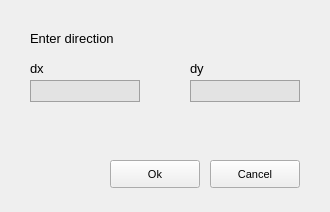
<?xml version="1.0" encoding="UTF-8"?>
<ui version="4.0">
 <class>AddDirectionView</class>
 <widget class="QMainWindow" name="AddDirectionView">
  <property name="geometry">
   <rect>
    <x>0</x>
    <y>0</y>
    <width>330</width>
    <height>212</height>
   </rect>
  </property>
  <property name="windowTitle">
   <string>MainWindow</string>
  </property>
  <widget class="QWidget" name="centralwidget">
   <widget class="QLabel" name="dx_label">
    <property name="geometry">
     <rect>
      <x>30</x>
      <y>60</y>
      <width>55</width>
      <height>16</height>
     </rect>
    </property>
    <property name="font">
     <font>
      <pointsize>10</pointsize>
     </font>
    </property>
    <property name="text">
     <string>dx</string>
    </property>
   </widget>
   <widget class="QLabel" name="enter_directions_label">
    <property name="geometry">
     <rect>
      <x>30</x>
      <y>30</y>
      <width>121</width>
      <height>16</height>
     </rect>
    </property>
    <property name="font">
     <font>
      <pointsize>10</pointsize>
     </font>
    </property>
    <property name="text">
     <string>Enter direction</string>
    </property>
   </widget>
   <widget class="QLabel" name="dy_label">
    <property name="geometry">
     <rect>
      <x>190</x>
      <y>60</y>
      <width>55</width>
      <height>16</height>
     </rect>
    </property>
    <property name="font">
     <font>
      <pointsize>10</pointsize>
     </font>
    </property>
    <property name="text">
     <string>dy</string>
    </property>
   </widget>
   <widget class="QLineEdit" name="dx_input">
    <property name="geometry">
     <rect>
      <x>30</x>
      <y>80</y>
      <width>110</width>
      <height>22</height>
     </rect>
    </property>
    <property name="styleSheet">
     <string notr="true">background-color: #e3e3e3;
border: 1px solid #a0a0a0</string>
    </property>
   </widget>
   <widget class="QLineEdit" name="dy_input">
    <property name="geometry">
     <rect>
      <x>190</x>
      <y>80</y>
      <width>110</width>
      <height>22</height>
     </rect>
    </property>
    <property name="styleSheet">
     <string notr="true">background-color: #e3e3e3;
border: 1px solid #a0a0a0</string>
    </property>
   </widget>
   <widget class="QPushButton" name="ok_button">
    <property name="geometry">
     <rect>
      <x>110</x>
      <y>160</y>
      <width>90</width>
      <height>28</height>
     </rect>
    </property>
    <property name="font">
     <font>
      <pointsize>8</pointsize>
     </font>
    </property>
    <property name="text">
     <string>Ok</string>
    </property>
   </widget>
   <widget class="QPushButton" name="cancel_button">
    <property name="geometry">
     <rect>
      <x>210</x>
      <y>160</y>
      <width>90</width>
      <height>28</height>
     </rect>
    </property>
    <property name="font">
     <font>
      <pointsize>8</pointsize>
     </font>
    </property>
    <property name="text">
     <string>Cancel</string>
    </property>
   </widget>
  </widget>
 </widget>
 <resources/>
 <connections/>
</ui>
